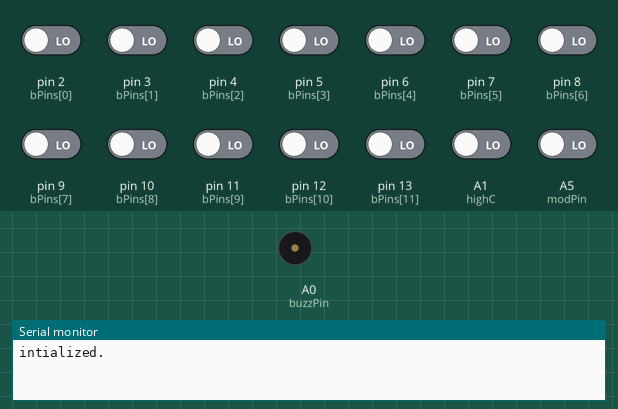
The sketch below on a simulated Arduino Uno, built with avr-gcc and run on an emulated ATmega328P. Parts: buzzer (waves = sounding), the last lines printed to the serial monitor. The test bench sets the inputs (shaded band); at power-on: A1 (highC), A5 (modPin), pin 2 (bPins[0]), pin 3 (bPins[1]), pin 4 (bPins[2]), pin 5 (bPins[3]), pin 6 (bPins[4]), pin 7 (bPins[5]), pin 8 (bPins[6]), pin 9 (bPins[7]), pin 10 (bPins[8]), pin 11 (bPins[9]), pin 12 (bPins[10]), pin 13 (bPins[11]) LOW.

Above: at 1.2 s.
1.3 s: pin 2 (bPins[0]) driven HIGH
At 2.2 s:
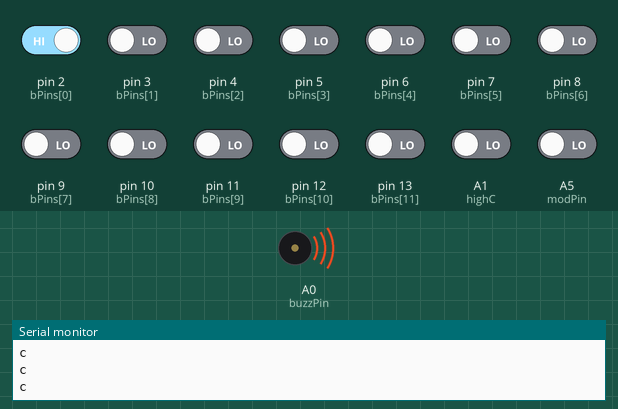
2.8 s: pin 3 (bPins[1]) driven HIGH
At 3.8 s:
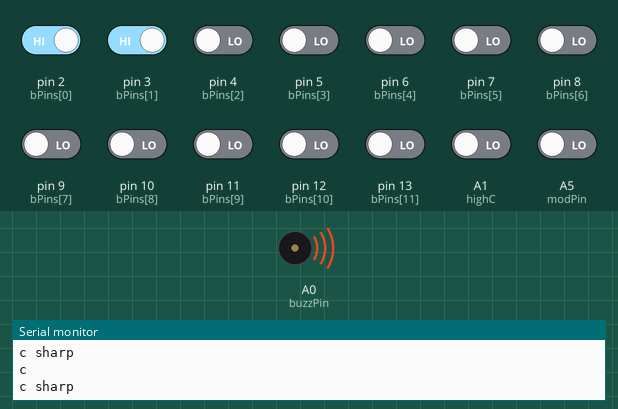
4.4 s: pin 4 (bPins[2]) driven HIGH
At 5.4 s:
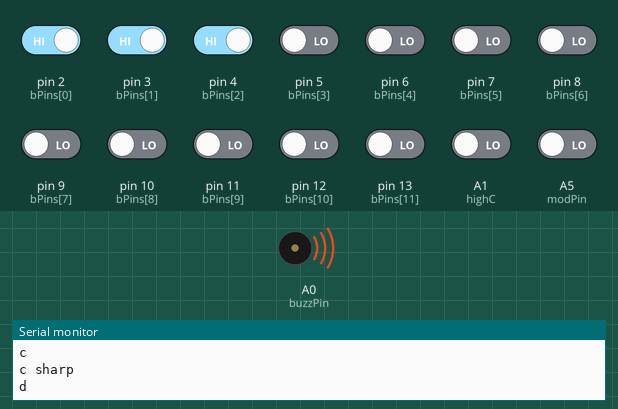
6.0 s: pin 5 (bPins[3]) driven HIGH
At 7.0 s:
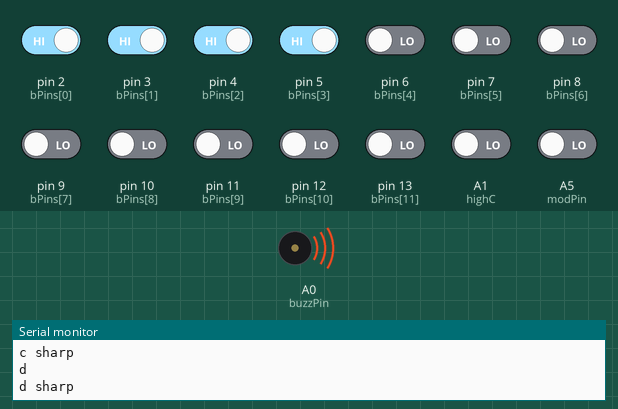
7.6 s: pin 8 (bPins[6]) driven HIGH
At 8.6 s:
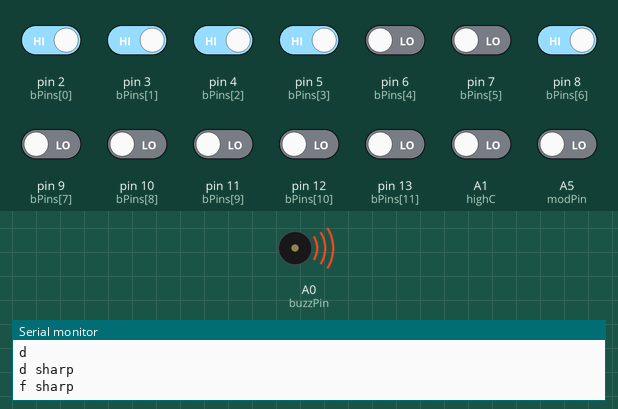
9.2 s: pin 9 (bPins[7]) driven HIGH
At 9.9 s:
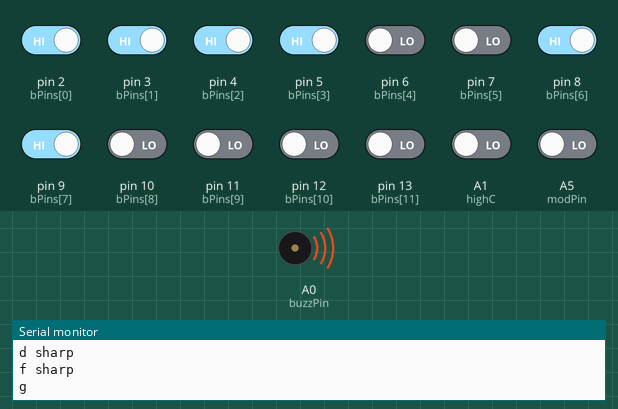
Timing chart, 0 to 11.8 s (numbered marks = the images above; inputs shaded):
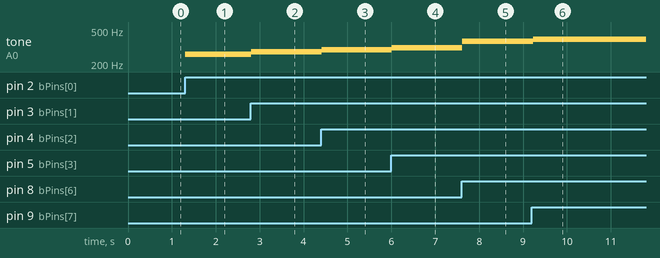

The sketch:

soundboard.ino
```cpp
int bPins[12] = {2, 3, 4, 5, 6, 7, 8, 9, 10, 11, 12, 13}, bStatuses[13], i, buzzPin = A0, highC = A1, modPin = A5;

long lowNotes[13] = {261.63, 277.18, 293.66, 311.13, 329.63, 349.23, 369.99, 392.00, 415.30, 440.00, 466.16, 493.88, 523.25};
long highNotes[13] = {523.25, 554.37, 587.33, 622.25, 659.25, 698.46, 739.99, 783.99, 830.61, 880.00, 932.33, 987.77, 1046.50};

long* notes = lowNotes;

bool modulated = false;

void setup() {
  Serial.begin(115200);
  for (i = 0; i <= 11; i++) {
    pinMode(bPins[i], INPUT);
  }
  pinMode(highC, INPUT);
  pinMode(modPin, INPUT);
  pinMode(buzzPin, OUTPUT);
  Serial.println("intialized.");
}


void loop() {
  for (i = 0; i <= 11; i++) {
    bStatuses[i] = digitalRead(bPins[i]);
  }
  bStatuses[12] = digitalRead(highC);
  bStatuses[13] = digitalRead(modPin);
  if (bStatuses[0] == HIGH) {
    Serial.println("c");
    tone(buzzPin, notes[0], 200);
  }
  if (bStatuses[1] == HIGH) {
    Serial.println("c sharp");
    tone(buzzPin, notes[1], 200);
  }
  if (bStatuses[2] == HIGH) {
    Serial.println("d");
    tone(buzzPin, notes[2], 200);
  }
  if (bStatuses[3] == HIGH) {
    Serial.println("d sharp");
    tone(buzzPin, notes[3], 200);
  }
  else if (bStatuses[4] == HIGH) {
    Serial.println("e");
    tone(buzzPin, notes[4], 200);
  }
  else if (bStatuses[5] == HIGH) {
    Serial.println("f");
    tone(buzzPin, notes[5], 200);
  }
  if (bStatuses[6] == HIGH) {
    Serial.println("f sharp");
    tone(buzzPin, notes[6], 200);
  }
  if (bStatuses[7] == HIGH) {
    Serial.println("g");
    tone(buzzPin, notes[7], 200);
  }
  if (bStatuses[8] == HIGH) {
    Serial.println("g sharp");
    tone(buzzPin, notes[8], 200);
  }
  if (bStatuses[9] == HIGH) {
    Serial.println("a");
    tone(buzzPin, notes[9], 200);
  }
  if (bStatuses[10] == HIGH) {
    Serial.println("a sharp");
    tone(buzzPin, notes[10], 200);
  }
  if (bStatuses[11] == HIGH) {
    Serial.println("b");
    tone(buzzPin, notes[11], 200);
  }
  if (bStatuses[12] == HIGH) {
    Serial.println("c");
    tone(buzzPin, notes[12], 200);
  }
  if (bStatuses[13] == HIGH) {
    //modulator pin
    Serial.println(modulated);
    modulated = !modulated;
    if(modulated == true) {
      notes = highNotes;
    }
    else {
       notes = lowNotes;
    }
  }

  delay(100);
}
```

Measured:
- after the input at 1.3 s, tone on A0 (buzzPin): silent → 261 Hz at once
- after the input at 2.8 s, tone on A0 (buzzPin): 261 Hz → 277 Hz at once
- after the input at 4.4 s, tone on A0 (buzzPin): 277 Hz → 293 Hz at once
- after the input at 6.0 s, tone on A0 (buzzPin): 293 Hz → 311 Hz at once
- after the input at 7.6 s, tone on A0 (buzzPin): 311 Hz → 369 Hz at once
- after the input at 9.2 s, tone on A0 (buzzPin): 369 Hz → 392 Hz at once
